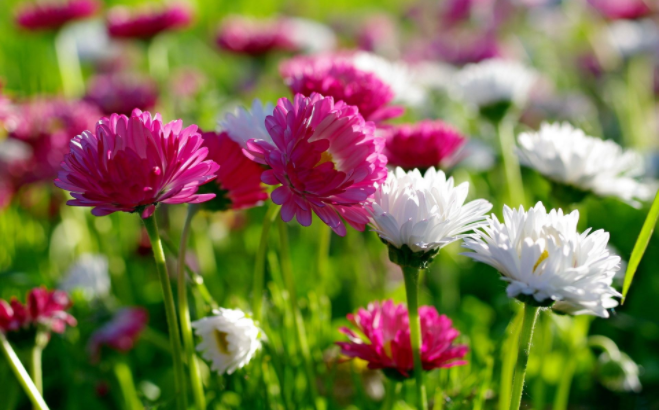
#> input picture opencv-learning/datas/f1.png, 659 x 410 px, given in place of f1.jpg, which was not available
$ python 03-phash-tracking.py
#> lines starting #> are read from the running program, lines starting #| are printed output that depends on the picture; pictures that were not available may be replaced by others from this repository, and a replacement may not be noted
#> further down, image is the input picture: shape (410, 659, 3); mean B, G, R 74.8, 113, 124.3
#coding:utf-8
'''
基于pHash感知哈希算法的物体跟踪
'''

import cv2
import numpy as np
import math
from scipy.fftpack import dct

cur_x,cur_y,rect_x,rect_y,rect_width,rect_height = 0,0,0,0,0,0
drawing_box = False
gotBB = False

frame = None

# [35 lines left out: functions mouse_handler, cal_hashcode, not called in this run]

def cal_phashcode2(im):
        if im is None:
            return 0
        if len(im.shape) == 3 and im.shape[-1] == 3:
            im = cv2.cvtColor(im,cv2.COLOR_RGB2GRAY)
        im = im.astype(float)
        im = cv2.resize(im, (32, 32))

        dim = dct(im)
        mean = np.sum(dim) / (32. * 32.)
        val = 0
        k = 0
        for i in range(0, 8):
            for j in range(0, 8):
                if dim[i, j] > mean:
                    val |= (1 << k)
                k += 1
        return val

def cal_phashcode(image):
    if image is None:
        return 0
    if len(image.shape) == 3 and image.shape[-1] == 3:
        image = cv2.cvtColor(image,cv2.COLOR_RGB2GRAY)
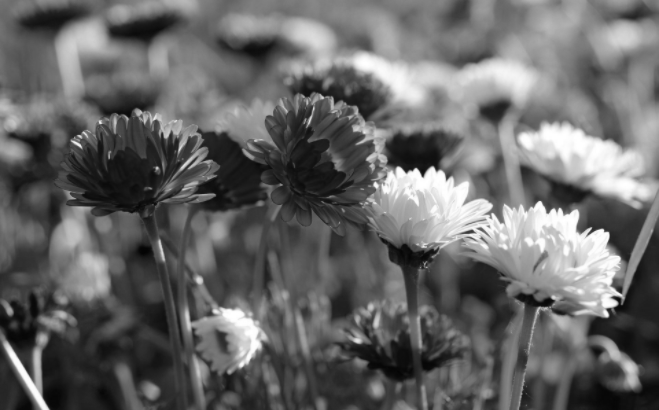
#> image: shape (410, 659); min 3, max 255, mean 102.9
    dist = cv2.resize(image,(32,32))
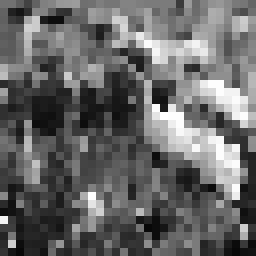
#> dist: shape (32, 32) (shown 8 times larger); min 7, max 255, mean 102.7
    float_image = np.float32(dist)
    image_dct = cv2.dct(float_image)
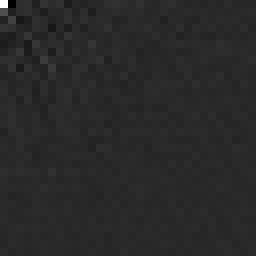
#> image_dct: shape (32, 32) float32 (shown 8 times larger); min -635.9, max 3287.1, mean 3.2; drawn with min black and max white
    image_mean = cv2.mean(image_dct[0:8,0:8])
#> image_mean = (48.31, 0, 0, 0)
    # return (image_dct[0:8,0:8] > image_mean[0])
    value = 0
    k = 0
    for i in range(8):
        for j in range(8):
            if image_dct[i,j] > image_mean[0]:
                value |= (1 << k)
            k += 1
    return value

# [16 lines left out: function hamming, not called in this run]

image = cv2.imread('datas/images/f1.jpg')
phascode = cal_phashcode(image)
#> phascode = 2572910295111568813
phascode2 = cal_phashcode2(image)
#> in cal_phashcode2, `dim = dct(im)`:
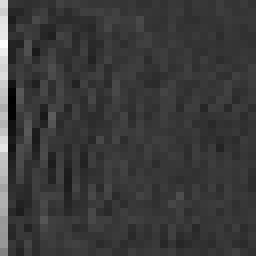
#> dim: shape (32, 32) float64 (shown 8 times larger); min -2547.2, max 9399.1, mean 194.6; drawn with min black and max white
#> in cal_phashcode2, `mean = np.sum(dim) / (32. * 32.)`: mean = 194.6
#> phascode2 = 7586605531518804353
print(phascode,phascode2)
#| 2572910295111568813 7586605531518804353

# [24 lines of commented-out code are left out]

$ run again, with opencv-learning/datas/s1.png copied over opencv-learning/datas/f1.png
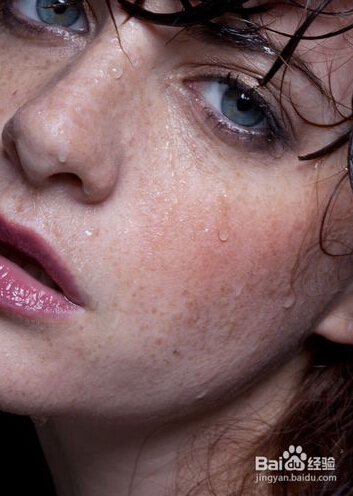
#> input picture opencv-learning/datas/s1.png, 353 x 496 px, given in place of f1.jpg, which was not available
#> image is the input picture: shape (496, 353, 3); mean B, G, R 94.7, 94.1, 122.7
#> in cal_phashcode, `image = cv2.cvtColor(image,cv2.COLOR_RGB2GRAY)`:
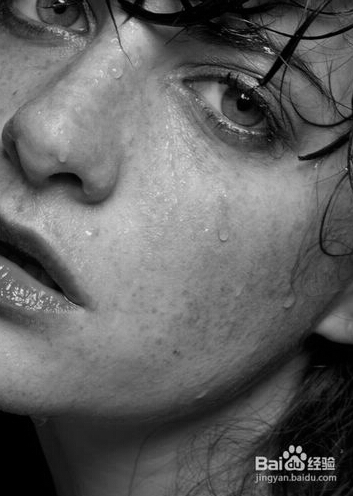
#> image: shape (496, 353); min 0, max 239, mean 97.6
#> image_mean = (29.05, 0, 0, 0)
#> phascode = 15811391241066275
#> in cal_phashcode2, `dim = dct(im)`:
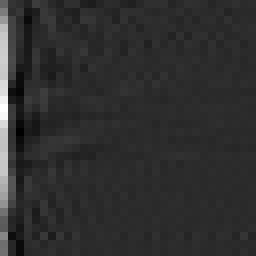
#> dim: shape (32, 32) float64 (shown 8 times larger); min -2036.7, max 9841.8, mean 181.7; drawn with min black and max white
#> mean = 181.7
#> phascode2 = 1410616000216524083
#| 15811391241066275 1410616000216524083
